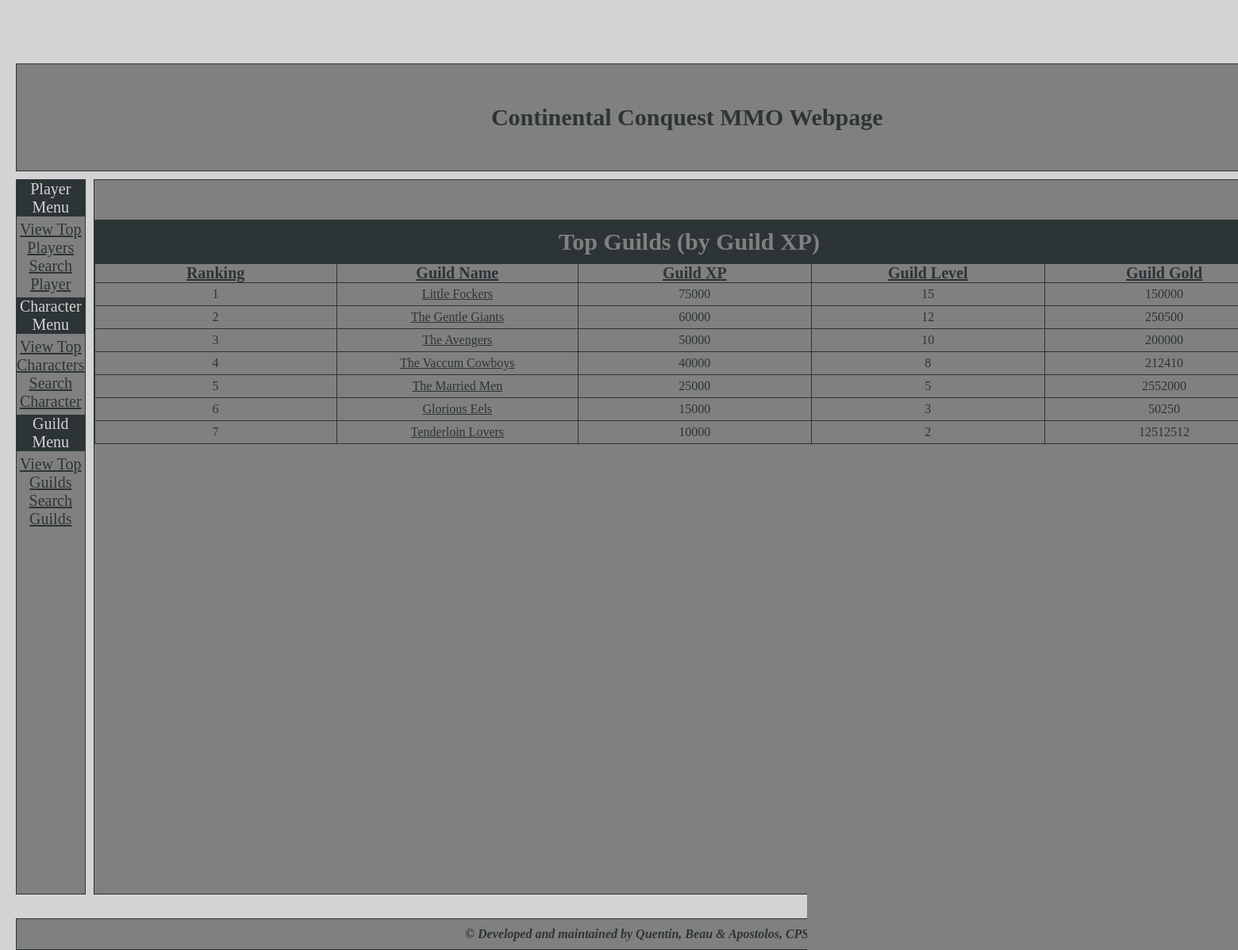
The page /topguilds.php on the database its author committed.
### tables this page shows
CREATE TABLE GUILD (
	Guild_name VARCHAR(30) NOT NULL,
    Leader_ID INTEGER NOT NULL,
    XP INTEGER NOT NULL,
    Level INTEGER NOT NULL,
    Gold INTEGER NOT NULL,
    PRIMARY KEY (Guild_name),
    FOREIGN KEY (Leader_ID) REFERENCES PLAYERS (Player_ID) 
);

### include/functions.php (called while the page is built, shortened)
<?php
    class Database {
        function init_connection($servername, $db, $username, $password) {
            $this->connection = mysqli_connect($servername, $username, $password, $db);
        }
    }
?>

### topguilds.php (the view, shortened to what this page needs)
<?php
    include 'include/connectDB.php';
    include 'include/header.php';
    include 'include/left-menu.php';
    $result = $db->connection->query('SELECT * FROM GUILD ORDER BY XP DESC');
?>
                <div class="center">
                    <div id="center-content">
                        <table id="table_players">
                            <tr class="table_players_row">
                                <td class="table_players_data" id="table_players_title" colspan="5" >
                                    Top Guilds (by Guild XP)
                                </td>
                            </tr>
                            <tr class="table_players_row">
                                <td class="table_players_header_data">
                                    Ranking
                                </td>
                                <td class="table_players_header_data">
                                    Guild Name
                                </td>
                                <td class="table_players_header_data">
                                    Guild XP
                                </td>
                                <td class="table_players_header_data">
                                    Guild Level
                                </td>
                                <td class="table_players_header_data">
                                    Guild Gold
                                </td>
                            </tr>
                            <?php
                            $i = 1;
                            foreach($result as $guild) {
                                echo "
                                    <tr class='table_players_row'>
                                        <td class='table_players_data'>
                                            ".$i."
                                        </td>
                                        <td class='table_players_data'>
                                            <a href='viewguild.php?guild=".$guild['Guild_name']."'>".$guild['Guild_name']."</a>
                                        </td>
                                        <td class='table_players_data'>
                                            ".$guild['XP']."
                                        </td>
                                        <td class='table_players_data'>
                                            ".$guild['Level']."
                                        </td>
                                        <td class='table_players_data'>
                                            ".$guild['Gold']."
                                        </td>
                                    </tr>
                                    ";
                                $i++;
                            }
                            ?>
                        </table>
                    </div>
                </div>
<?php
    include 'include/footer.php';
?>

### include/theme.css (style rules this page uses)
html { height: 100%; color: #2D3436; background-color:lightgray; }
body { min-height: 100%; margin: 0; }
.center { grid-area: main; border:1px solid #2D3436; min-height: 900px; }
#center-content { margin-top: 50px; margin-left: auto; margin-right: auto; margin-bottom:auto; width: 1500px; text-align: center; }
.grid-container > div { background-color:gray; text-align: center; padding: 0px; font-size: 20px; }
a:link { color: #2D3436; }
#table_players { border: 1px solid #2D3436; border-collapse: collapse; margin-left: auto; margin-right: auto; margin-bottom:auto; }
#table_players_title { padding-top: 10px; padding-bottom:10px; font-weight:bold; font-size: 30px; background-color:#2D3436; color:gray; }
.table_players_header_data { border: 1px solid #2D3436; margin: 0; padding: 0; width : 500px; font-size: 20px; font-weight: bold; text-decoration: underline; }
.table_players_data { border: 1px solid #2D3436; margin: 0; padding-top: 5px; padding-bottom: 5px; width : 500px; font-size: 16px; }

### rows shown on the page
guild: Guild_name "Little Fockers", XP "75000", Level "15", Gold "150000"
guild: Guild_name "The Gentle Giants", XP "60000", Level "12", Gold "250500"
guild: Guild_name "The Avengers", XP "50000", Level "10", Gold "200000"
guild: Guild_name "The Vaccum Cowboys", XP "40000", Level "8", Gold "212410"
guild: Guild_name "The Married Men", XP "25000", Level "5", Gold "2552000"
guild: Guild_name "Glorious Eels", XP "15000", Level "3", Gold "50250"
guild: Guild_name "Tenderloin Lovers", XP "10000", Level "2", Gold "12512512"
